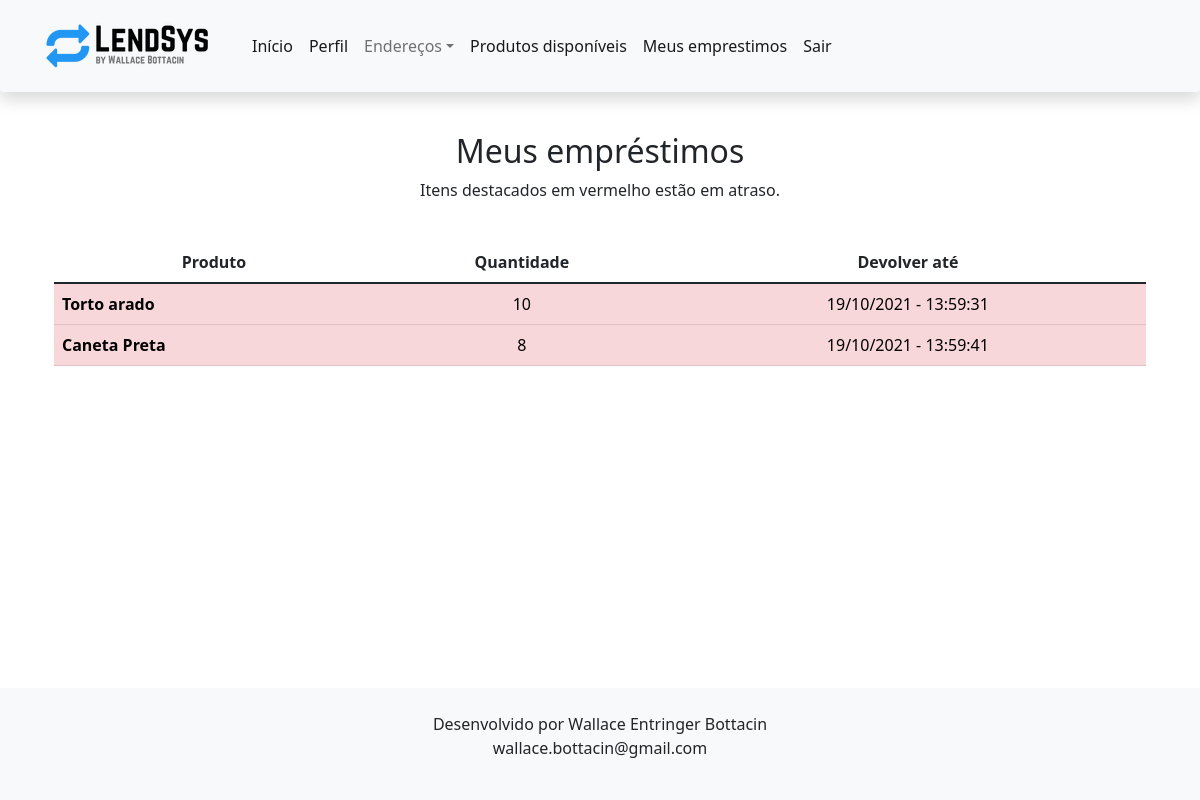
Screenshot of /Site/myborrows.php (signed in) with the database file from the repository.
### tables this page shows
CREATE TABLE `user_has_item` (
  `user_id` int(11) NOT NULL,
  `item_id` int(11) NOT NULL,
  `lenddate` datetime NOT NULL,
  `returndate` datetime DEFAULT NULL,
  `quantityborrowed` int(11) DEFAULT NULL,
  `lendupto` datetime DEFAULT NULL
);

CREATE TABLE `item` (
  `id` int(11) NOT NULL,
  `name` varchar(45) NOT NULL,
  `description` varchar(60) DEFAULT NULL,
  `category` varchar(45) DEFAULT NULL,
  `quantity` int(11) DEFAULT NULL,
  `totalborrowed` int(11) DEFAULT NULL
);

### Site/myborrows.php (the view, shortened to what this page needs)
<?php
    include 'header.php';
    require_once 'includes/functions.inc.php';
    ?>
<div class="container-sm" style="text-align: center">
        <br>
        <h2>Meus empréstimos</h2>
        <p>Itens destacados em vermelho estão em atraso.</p>
        <br>
</div>
<?php
    echo "<div class='container-lg'>";
    $user_id = $_SESSION["userid"];
    $sql = "SELECT * FROM user_has_item
            INNER JOIN item ON user_has_item.item_id = item.id
            WHERE user_has_item.user_id = ?
            ORDER BY user_has_item.lendupto ASC;";
    $stmt = mysqli_stmt_init($conn);
    if (!mysqli_stmt_prepare($stmt, $sql)) {
        header("Location: ./index.php?error=stmtfailed");
        exit();
    }
    mysqli_stmt_bind_param($stmt, "s", $user_id);
    mysqli_stmt_execute($stmt);
    $resultData = mysqli_stmt_get_result($stmt);
    $resultCheck = mysqli_num_rows($resultData);
    $grabDate = date('Y-m-d H:i:s');
    if ($resultCheck > 0) {
        echo "<div class='container-lg table-responsive'>";
            echo "<table class='table table-hover'>
                    <thead>
                        <tr>
                            <th scope='col' style='text-align: center'>Produto</th>
                            <th scope='col' style='text-align: center'>Quantidade</th>
                            <th scope='col' style='text-align: center'>Devolver até</th>
                        </tr>
                    </thead>
                <tbody>";
        while ($row = mysqli_fetch_assoc($resultData)) {
            $quantityborrowed = $row['quantityborrowed'];
            $lendupto = $row['lendupto'];
            $item_name = $row['name'];
            $format = "Y-m-d H:i:s";
                $date1  = \DateTime::createFromFormat($format, $grabDate);
                $date2  = \DateTime::createFromFormat($format, $lendupto);
                if ($date1 > $date2) {
                    $alertClass = "class='table-danger'";
                } else {
                    $alertClass = "";
                }
            $formattedDate = date("d/m/Y - H:i:s", strtotime($lendupto));
            echo "<tr ". $alertClass .">
                    <th scope='row'>" . $item_name . "</th>
                    <td style='text-align: center'>" . $quantityborrowed . "</td>
                    <td style='text-align: center'>" . $formattedDate . "</td>
                </tr>";
        }
        echo "
        </tbody>
        </table></div>";
    } else {
        echo "<div><p class='text-center'>Você não tem nenhum empréstimo ativo.</p></div>";
    }
    echo "</div>";
?>
<?php include 'footer.php' ?>

### rows the page displays
user_has_item: item.name "Torto arado", quantityborrowed "10", lendupto "19/10/2021 - 13:59:31"
user_has_item: item.name "Caneta Preta", quantityborrowed "8", lendupto "19/10/2021 - 13:59:41"
